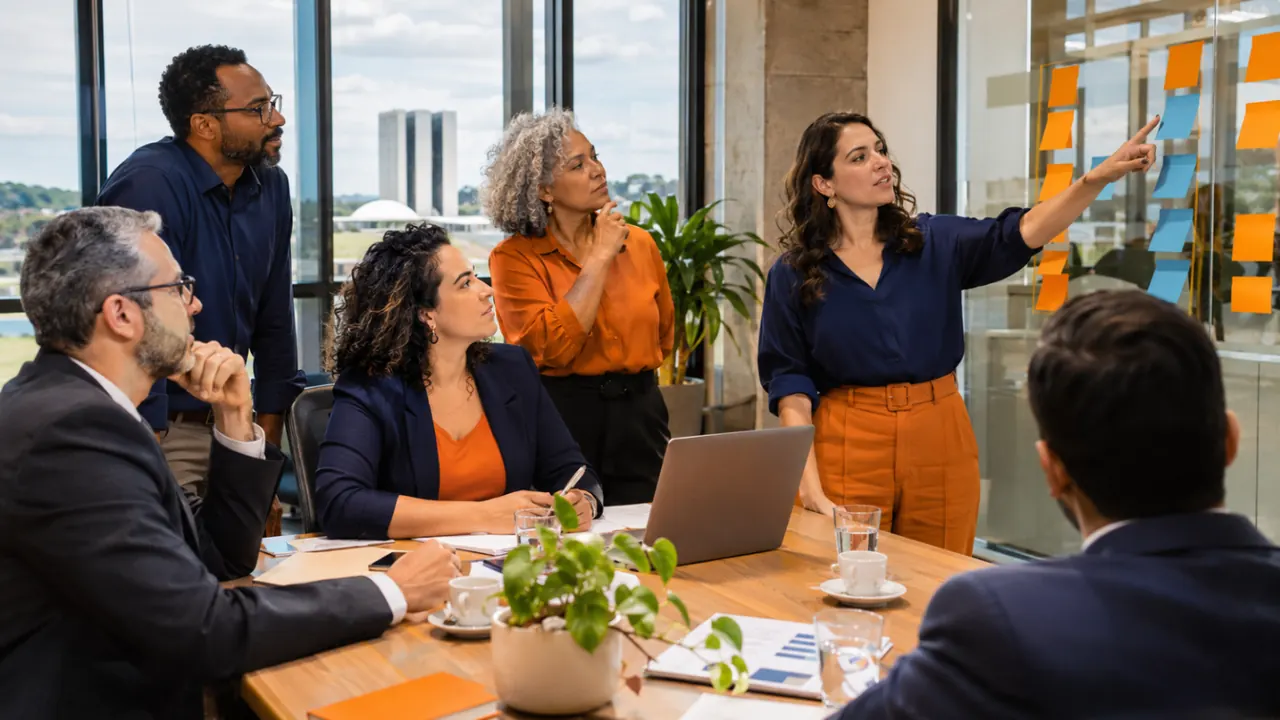
#> input picture img/adm-1280.webp, 1280 x 720 px; its folder holds 4 pictures in this run
$ python stitch.py ../../img/adm-1280.webp ../../img/adm-640.webp 5 5 5 ../../img/afo-1280.webp
#> lines starting #> are read from the running program, lines starting #| are printed output that depends on the picture
import sys
from PIL import Image
# uso: stitch.py top.png bottom.png offset_src total_src_h width_src out_name
top, bot, off, H, W, name = sys.argv[1], sys.argv[2], int(sys.argv[3]), int(sys.argv[4]), int(sys.argv[5]), sys.argv[6]
a, b = Image.open(top).convert('RGB'), Image.open(bot).convert('RGB')
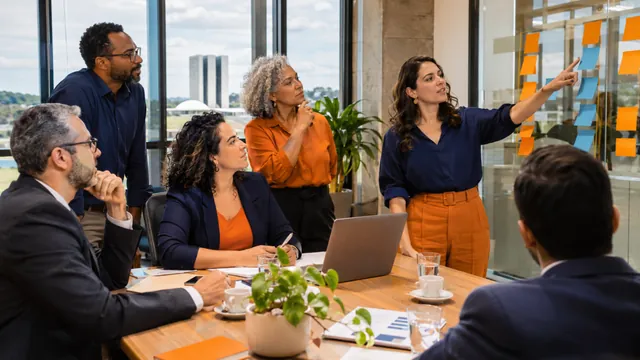
#> input picture img/adm-640.webp, 640 x 360 px
#> a is the input picture: PIL image 1280x720 RGB; mean R, G, B 118.2, 101.1, 86.8
#> b is the input picture: PIL image 640x360 RGB; mean R, G, B 118.3, 101.1, 86.9
s = a.width / W
#> s = 256
out = Image.new('RGB', (a.width, round(H * s)))
#> out: PIL image 1280x1280 RGB; every value is 0
out.paste(a, (0, 0)); out.paste(b, (0, round(off * s)))
#> after `out.paste(a, (0, 0))`:
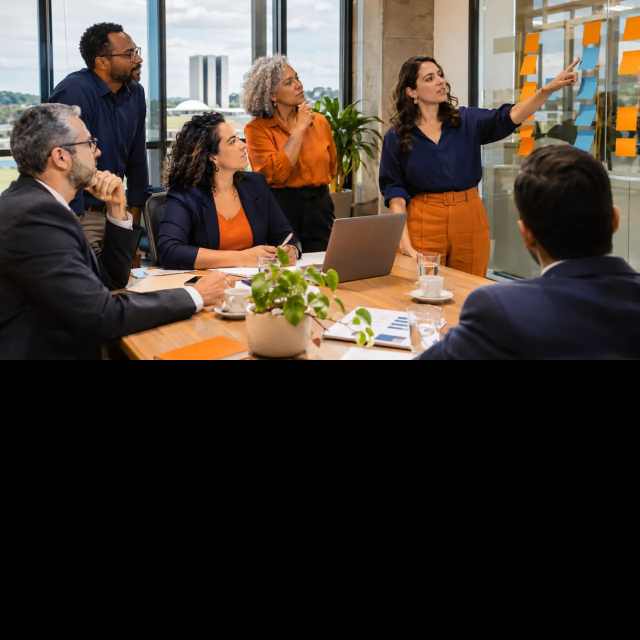
#> out: PIL image 1280x1280 RGB (shown at 1/2 size); mean R, G, B 66.5, 56.8, 48.8
# recorte 16:9 centralizado
w, h = out.size; th = round(w * 9 / 16)
#> after `w, h = out.size`: w = 1280; h = 1280
#> after `th = round(w * 9 / 16)`: th = 720
if th <= h: y = (h - th) // 2; out = out.crop((0, y, w, y + th))
#> after `y = (h - th) // 2`: y = 280
#> after `out = out.crop((0, y, w, y + th))`:
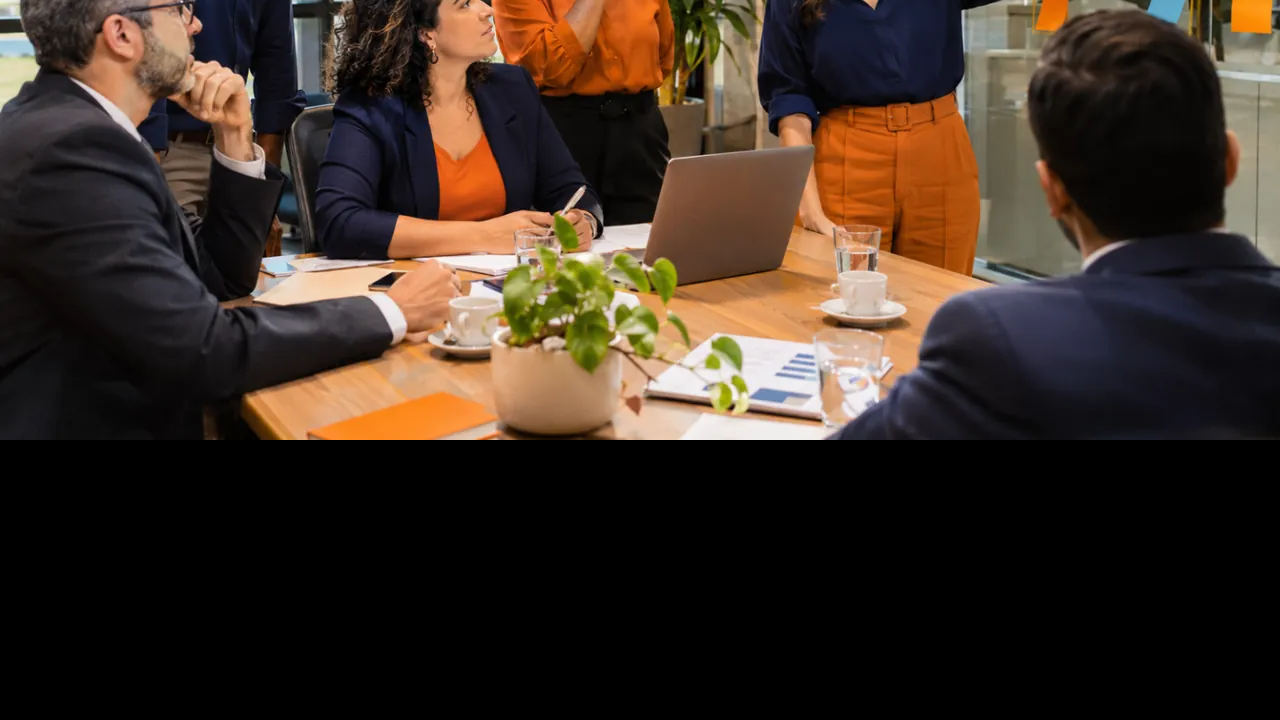
#> out: PIL image 1280x720 RGB; mean R, G, B 60, 46.3, 36.3
else: tw = round(h * 16 / 9); x = (w - tw) // 2; out = out.crop((x, 0, x + tw, h))
out.save(f'/home/claude/memory-app/dev/art/photos/{name}-src.png')
for size in (1280, 640):
    out.resize((size, size * 9 // 16), Image.LANCZOS).save(f'/home/claude/memory-app/img/{name}-{size}.webp', quality=80 if size == 640 else 78, method=6)
print(name, out.size)
#| ../../img/afo-1280.webp (1280, 720)
